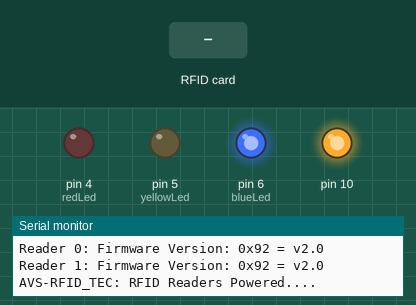
This sketch was run on a simulated Arduino Uno, built with avr-gcc and run on an emulated ATmega328P. Parts: output pins drawn as LEDs (lit = HIGH), the last lines printed to the serial monitor. Inputs (shaded band) come from the test bench. WiFi joins after 1.5 s; servers stay silent unless stated; uploads are accepted with an empty reply.

Above: at 0.2 s.
At 7.0 s:
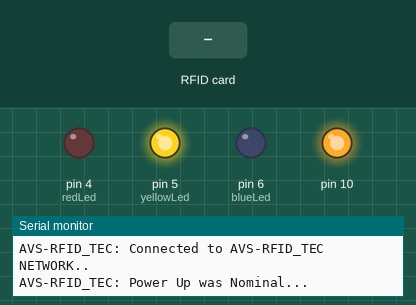
7.1 s: RFID card 5E 7A 19 C4 held to the reader
At 7.46 s:
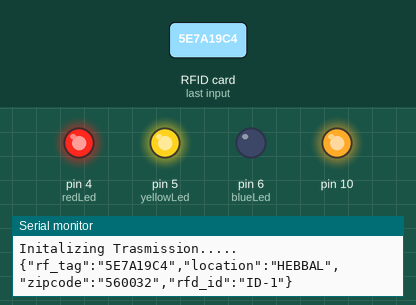
Timing chart, 0 to 10.1 s (numbered marks = the images above; inputs shaded):
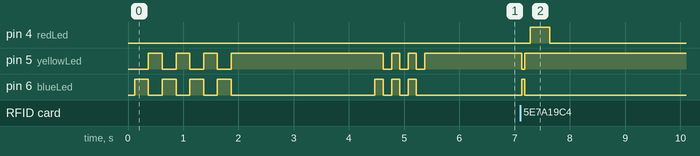

The sketch:

2RFID_3LED_POST_API_TEST.ino
```cpp
/**
 * Typical pin layout used:
 * -----------------------------------------------------------------------------------------
 *             MFRC522      Arduino       Arduino   Arduino    Arduino          Arduino
 *             Reader/PCD   Uno/101       Mega      Nano v3    Leonardo/Micro   Pro Micro
 * Signal      Pin          Pin           Pin       Pin        Pin              Pin
 * -----------------------------------------------------------------------------------------
 * RST/Reset   RST          9             5         D9         RESET/ICSP-5     RST
 * SPI SS 1    SDA(SS)      ** custom, take a unused pin, only HIGH/LOW required **
 * SPI SS 2    SDA(SS)      ** custom, take a unused pin, only HIGH/LOW required **
 * SPI MOSI    MOSI         11 / ICSP-4   51        D11        ICSP-4           16
 * SPI MISO    MISO         12 / ICSP-1   50        D12        ICSP-1           14
 * SPI SCK     SCK          13 / ICSP-3   52        D13        ICSP-3           15
 *
 */
// ================================= RFID DECLARATION ===========================

#include <SPI.h>
#include <MFRC522.h>
#include <ArduinoJson.h>
#define RST_PIN         2          // Configurable, see typical pin layout above
#define SS_1_PIN        9         // Configurable, take a unused pin, only HIGH/LOW required, must be different to SS 2
#define SS_2_PIN        8          // Configurable, take a unused pin, only HIGH/LOW required, must be different to SS 1

#define NR_OF_READERS   2

byte ssPins[] = {SS_1_PIN, SS_2_PIN};
int blueLed = 6;
int yellowLed = 5;
int redLed =4;
int shortdelay = 150;
int vshortdelay = 50;

MFRC522 mfrc522[NR_OF_READERS];   // Create MFRC522 instance.

//=======================================DECLARATION ETHERNET =================================


#include <SPI.h>
#include <Ethernet.h>

// assign a MAC address for the ethernet controller.
// fill in your address here:
byte mac[] = {
  0xDE, 0xAD, 0xBE, 0xEF, 0xFE, 0xCD
};

byte server[] = { 192, 168, 1, 10 };
byte myDns[] = { 192, 168, 1, 1 };

String data; //variable to be posted.
EthernetClient client;

// ================================== SETUP ======================================

/**
 * Initialize.
 */
void setup() {

  Serial.begin(9600); // Initialize serial communications with the PC
  while (!Serial);    // Do nothing if no serial port is opened (added for Arduinos based on ATMEGA32U4)

  SPI.begin();        // Init SPI bus

//  Activating the pins for output.
  pinMode(blueLed, OUTPUT); //LED
  pinMode(yellowLed, OUTPUT);//LED
  pinMode(redLed, OUTPUT);//LED

//=========================== RFID SETUP ==============================

  Serial.println("Booting RFD IoT - AVS-RFID_TEC....");
  for (uint8_t reader = 0; reader < NR_OF_READERS; reader++) {
    mfrc522[reader].PCD_Init(ssPins[reader], RST_PIN); // Init each MFRC522 card
    Serial.print(F("Reader "));
    Serial.print(reader);
    Serial.print(F(": "));
    mfrc522[reader].PCD_DumpVersionToSerial();
    }
  Serial.println("AVS-RFID_TEC: RFID Readers Powered....");
//  Status Ready LED
  for(int i=0; i<=3; i++){
    digitalWrite(yellowLed, LOW);
    digitalWrite(blueLed, HIGH);
    delay(250);
    digitalWrite(yellowLed, HIGH);
    digitalWrite(blueLed, LOW);
    delay(250);
}

//=================================ETHERNET SETUP ===============================

//  Ethernet.init(10);  // Most Arduino shields
// Ethernet.begin(mac, ipstatic, gateway, gateway, subnet) ;

//Ethernet shield validation process.
  if (  Ethernet.begin(mac) == 0) {
    Serial.println("Failed to configure Ethernet using DHCP");
    Serial.print("DHCP Failed");

    if (Ethernet.hardwareStatus() == EthernetNoHardware) {
      Serial.println("Ethernet shield was not found.  Sorry, can't run without hardware. :(");
    }
    if (Ethernet.linkStatus() == LinkOFF) {
      Serial.println("Ethernet cable is not connected.");
    }
  } else {
    Serial.print("Network: DHCP Assigned IP ");
    Serial.println(Ethernet.localIP());
  }
  // give the Ethernet shield a second to initialize:
  delay(850); //Change it later
  for(int i=0; i<=2; i++){
    digitalWrite(yellowLed, HIGH);
    digitalWrite(blueLed, HIGH);
    delay(shortdelay);
    digitalWrite(yellowLed, LOW);
    digitalWrite(blueLed, LOW);
    delay(shortdelay);
    digitalWrite(yellowLed, HIGH);
  }
  Serial.println("AVS-RFID_TEC: Connected to AVS-RFID_TEC NETWORK..");
  Serial.println("AVS-RFID_TEC: Power Up was Nominal...");
  delay(500);
}

void loop() {

  for (uint8_t reader = 0; reader < NR_OF_READERS; reader++) {
    // Look for new cards

    if (mfrc522[reader].PICC_IsNewCardPresent() && mfrc522[reader].PICC_ReadCardSerial()) {
      String Station_info;

      String location="HEBBAL";
      String zipcode="560032";
      String rfd_id = "ID-"+String(reader);

      Station_info = (String(location)+String(rfd_id)+" ZIP-"+String(zipcode));
      Serial.print(Station_info); //Prints station info

      Serial.print(F(": Card UID:"));
      digitalWrite(blueLed, HIGH);
      digitalWrite(yellowLed, LOW);
      delay(vshortdelay);
      digitalWrite(yellowLed, HIGH);
      digitalWrite(blueLed, LOW);
      delay(vshortdelay);

      String content= "";

      for (byte i = 0; i < mfrc522[reader].uid.size; i++)
      {
//     Serial.print(buffer[i] < 0x10 ? " 0" : " ");
//     Serial.print(buffer[i], HEX);
//content.concat(String(mfrc522[reader].uid.uidByte[i] < 0x10 ? " 0" : " "));/
       content.concat(String(mfrc522[reader].uid.uidByte[i] < 0x10 ? "0" : ""));
       content.concat(String(mfrc522[reader].uid.uidByte[i], HEX));
      }
//      dump_byte_array(mfrc522[reader].uid.uidByte, mfrc522[reader].uid.size);
      content.toUpperCase();
      Serial.println(content); //card no is printed and store on variable content.


      Serial.println("Initalizing Trasmission.....");
      digitalWrite(redLed, LOW);
      delay(50);
      digitalWrite(redLed, HIGH);

//ARDUINO_JSON
  StaticJsonDocument<200> doc;

  doc["rf_tag"]=content;
  doc["location"]=location;
  doc["zipcode"]=zipcode;
  doc["rfd_id"]=rfd_id;

  char package[200];
  serializeJson(doc, package);
  Serial.println(package);

  content = "";//clear the content value.

//client.print is the actual function doing transmission, we use serial.print to show the output on serial monitor for debugging.
  if(client.connect(server, 5000)) {
    client.println("POST /api/rfdata HTTP/1.1");
    Serial.println("POST /api/rfdata HTTP/1.1");
    client.println("Host: 192.168.1.10:5000");
    Serial.println("Host: 192.168.1.10:5000");
    client.println("Connection: close\r\nContent-Type: application/json");
    Serial.println("Connection: close\r\nContent-Type: application/json");
    client.print("Content-Length: ");
    Serial.print("Content-Length: ");
    size_t len = measureJson(doc);
    client.println(len);
    Serial.println(len);
    client.print("\r\n");
    client.println(package);
    Serial.println(package);
   }
   digitalWrite(redLed, LOW);
   delay(50);
//   closing the conn with server after transmission.
    if(client.connected()){
      client.stop();
      Serial.println("Disconnected");
    }
   Serial.println("Delay in progress");

//Could give a delay if necessary.

      // Halt PICC from readering same card multiple times.
      mfrc522[reader].PICC_HaltA();

      // Stop encryption on PCD
      mfrc522[reader].PCD_StopCrypto1();
    }
  }
  void clear();
}
```

Measured:
- after the input at 7.1 s, pin 4 (redLed): LOW → HIGH after 0.18 s, → LOW 0.36 s later; pin 5 (yellowLed): HIGH → LOW at once, → HIGH 0.05 s later; pin 6 (blueLed): LOW → HIGH at once, → LOW 0.05 s later
